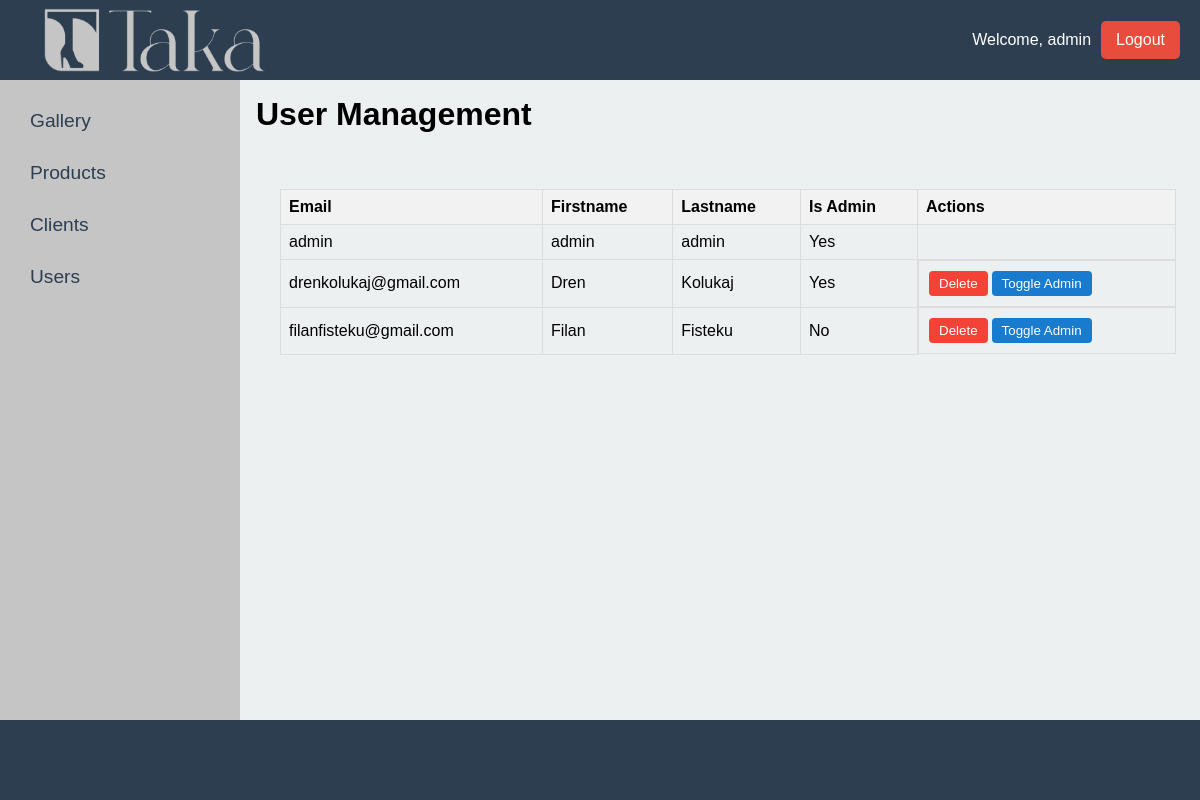
/users (signed in), run on the app's committed database.
### tables this page shows
CREATE TABLE `users` (
  `id` int(11) NOT NULL,
  `email` varchar(255) NOT NULL,
  `password` varchar(255) NOT NULL,
  `firstname` varchar(255) NOT NULL,
  `lastname` varchar(255) NOT NULL,
  `isAdmin` tinyint(1) NOT NULL
);

### index.php (called while the page is built)
<?php
require 'core/bootstrap.php';
require Router::load('routes.php')->direct(Request::uri(), Request::method());

### core/bootstrap.php (called while the page is built, shortened)
<?php
$app = [];
$app['config'] = require 'config.php';
require 'core/classes/user.php';
require 'core/database/connection.php';
require 'core/database/dbClasses/usersDB.php';
require 'core/database/queryBuilder.php';
$app['database'] = new QueryBuilder(
    Connection::make($app['config']['database'])
);
$app['product'] = $app['database']->products();
$app['user'] = $app['database']->users();
$app['client'] = $app['database']->clients();

### config.php (called while the page is built)
<?php
return [
    'database' => [
        'name' => 'shop_management_system',
        'username' => 'root',
        'password' => '',
        'connection' => 'mysql:host=127.0.0.1',
        'options' => [
            PDO::ATTR_ERRMODE => PDO::ERRMODE_EXCEPTION
        ]
    ]
];

### core/database/connection.php (called while the page is built)
<?php
class Connection {
    public static function make($config) {
        try {
            return new PDO(
                $config['connection'].';dbname='.$config['name'],
                $config['username'],
                $config['password'],
                $config['options']
            );
        } catch (PDOException $e) {
            die($e->getMessage());
        }
    }
}

### core/database/queryBuilder.php (called while the page is built, shortened)
<?php
class QueryBuilder
{
    protected $pdo;
    public function __construct($pdo)
    {
        $this->pdo = $pdo;
    }
    public function products()
    {
        return new ProductDB($this->pdo);
    }
    public function users()
    {
        return new UsersDB($this->pdo);
    }
    public function clients()
    {
        return new ClientsDB($this->pdo);
    }
}

### core/database/dbClasses/usersDB.php (called while the page is built, shortened)
<?php
class UsersDB
{
    private $pdo;
    public function __construct($pdo)
    {
        $this->pdo = $pdo;
    }
    public function getAllUsers()
    {
        $query = "SELECT u.*
                  FROM Users u";
        $result = $this->pdo->query($query);
        $users = [];
        while ($row = $result->fetch(PDO::FETCH_ASSOC)) {
            $id = $row['id'];
            if (!isset($users[$id])) {
                $user = new User(
                    $row['id'],
                    $row['email'],
                    $row['password'],
                    $row['firstname'],
                    $row['lastname'],
                    $row['isAdmin']
                );
                $users[$id] = $user;
            }
        }
        return array_values($users);
    }
}

### core/classes/user.php (called while the page is built, shortened)
<?php
class User
{
    private $email;
    private $firstname	;
    private $lastname	;
    private $isAdmin ;
    public function __construct($id= null,$email, $password, $firstname, $lastname, $isAdmin=false)
    {
        $this->email = $email;
        $this->firstname = $firstname;
        $this->lastname = $lastname;
        $this->isAdmin = $isAdmin;
    }
    public function getEmail()
    {
        return $this->email;
    }
    public function getFirstname()
    {
        return $this->firstname;
    }
    public function getLastname()
    {
        return $this->lastname;
    }
    public function isAdmin()
    {
        return $this->isAdmin;
    }
}

### views/users.view.php (the view, shortened to what this page needs)
<?php require  'partials/head.php' ?>
<?php require  'partials/header.php' ?>
<div class="main-container">
    <?php require  'partials/sidebar.php' ?>
    <div class="container" id="container">
        <h1 class='users-h1'>User Management</h1>
        <div class="content">
            <table>
                <thead>
                    <tr>
                        <th>Email</th>
                        <th>Firstname</th>
                        <th>Lastname</th>
                        <th>Is Admin</th>
                        <th>Actions</th>
                    </tr>
                </thead>
                <tbody>
                    <?php
                    foreach ($users as $user) {
                        echo "<tr>";
                        echo "<td>" . htmlspecialchars($user->getEmail()) . "</td>";
                        echo "<td>" . htmlspecialchars($user->getFirstname()) . "</td>";
                        echo "<td>" . htmlspecialchars($user->getLastname()) . "</td>";
                        echo "<td>" . ($user->isAdmin() ? 'Yes' : 'No') . "</td>";
                        if ($_SESSION['isAdmin']) {
                            if ($_SESSION['email'] != $user->getEmail() && $user->getEmail() != 'admin') {
                                echo '<td class="actions">
                    <form method="post" action="/delete-user" onsubmit="return confirmDelete()">
                        <input type="hidden" name="_method" value="DELETE">
                        <input type="hidden" name="userId" value="' . $user->getId() . '">
                        <button type="submit" class="btn btn-delete">Delete</button>
                    </form>';
                                echo '<form method="post" action="/make-admin" onsubmit="return confirmMakeAdmin()">
                        <input type="hidden" name="userId" value="' . $user->getId() . '">
                        <button type="submit" class="btn btn-make-admin">Toggle Admin</button>
                    </form>';
                                echo '</td>';
                            } else {
                                echo "<td>" . "</td>";
                            }
                        }
                        echo "</tr>";
                    }
                    ?>
                </tbody>
            </table>
        </div>
    </div>
</div>
<footer></footer>
</body>
</html>

### controllers/users/users.php (shortened to what this page needs)
<?php
$users = $app['user']->getAllusers();
if (isset($error_message)) {
    echo $error_message;
}
else{
require 'views/users.view.php';
}

### views/partials/head.php (shortened to what this page needs)
<!DOCTYPE html>
<html lang="en">
<head>
    <link rel="stylesheet" type="text/css" href="/Assets/css/login.css">
    <link rel="stylesheet" type="text/css" href="../Assets/css/styles.css">
    <link rel="stylesheet" type="text/css" href="../Assets/css/carousel.css">
    <link rel="stylesheet" type="text/css" href="../Assets/css/table.css">
    <link rel="stylesheet" type="text/css" href="../Assets/css/navbar.css">
    <link rel="stylesheet" type="text/css" href="../Assets/css/controlSection.css">
    <link rel="stylesheet" href="/Assets/css/insertmenu.css">
</head>
<body>

### views/partials/header.php
<header>
    <img id="logo" src="../Assets/images/logo.png" alt="Login image">
    <?php if(isset($_SESSION['email'])) : ?>
        <div class="user-info">
            <span class="welcome-text">Welcome, <?php echo $_SESSION['email']; ?></span>
            <a id='logout' class="logout-btn" href="logout">Logout</a>
        </div>
    <?php endif; ?>
</header>

### views/partials/sidebar.php (shortened to what this page needs)
<div class="sidebar" id="sidebar">
    <ul class="navlist">
        <li><a href="/">Gallery</a></li>
        <li><a href="/products">Products</a></li>
        <li><a href="/clients">Clients</a></li>
        <li><a href="/users">Users</a></li>
    </ul>
</div>

### Assets/css/login.css (style rules this page uses)
html body { height: 100%; }

### Assets/css/styles.css (style rules this page uses)
* { padding: 0; margin: 0; box-sizing: border-box; font-family: 'Poppins', sans-serif; }
body { background-color: #ecf0f1; display: flex; flex-direction: column; min-height: 100vh; }
header { background-color: #2c3e50; height: 10vh; display: flex; justify-content: space-between; align-items: center; padding: 0 20px; }
header img { height: 80%; margin-left: 2vw; filter: invert(100%); }
.main-container { display: flex; flex: 1; }
.container { width: 80vw; }
footer { height: 10vh; background-color: #2c3e50; margin-top: auto; }
.content { display: flex; justify-content: flex-start; overflow-x: auto; }
.user-info { display: flex; align-items: center; }
.welcome-text { color: white; margin-right: 10px; }
#logout { text-decoration: none; color: white; background-color: #e74c3c; padding: 10px 15px; border-radius: 5px; transition: background-color 0.3s; }
.users-h1 { padding: 1rem; }

### Assets/css/carousel.css (style rules this page uses)
.content { padding: 1.5rem; display: flex; overflow-x: scroll; }

### Assets/css/table.css (style rules this page uses)
table { border-collapse: collapse; width: 100%; margin-left: 1rem; margin-top: 1rem; }
th, td { border: 1px solid #ddd; padding: 8px; text-align: left; }
th { background-color: #f2f2f2; }
.actions { white-space: nowrap; display: flex; }
.btn { padding: 5px 10px; margin: 2px; border: none; border-radius: 4px; cursor: pointer; transition: background-color 0.3s ease; }
.btn-delete { background-color: #f44336; color: #fff; }
.btn-make-admin { background-color: #187bcd; color: white; }

### Assets/css/navbar.css (style rules this page uses)
:root { --main-color: #C5C5C5; --secondary-color: #2C3E50; }
.sidebar { width: 20vw; background-color: var(--main-color); color: #ecf0f1; overflow-y: auto; }
.navlist { list-style-type: none; padding: 20px; }
.navlist li { margin-bottom: 10px; transition: background-color 0.3s; }
.navlist li a { text-decoration: none; color: #2C3E50; font-size: 1.2rem; display: block; padding: 10px; }

### data on the page
users: email "admin", firstname "admin", lastname "admin", isAdmin "Yes"
users: email "drenkolukaj@gmail.com", firstname "Dren", lastname "Kolukaj", isAdmin "Yes"
users: email "filanfisteku@gmail.com", firstname "Filan", lastname "Fisteku", isAdmin "No"

### other printed values
$_SESSION['email'] "admin"
